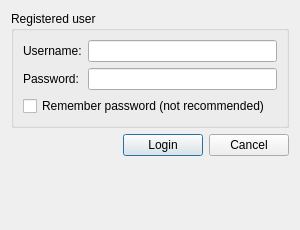
<?xml version="1.0" encoding="UTF-8"?>
<ui version="4.0">
 <class>internetGameLoginDialog</class>
 <widget class="QDialog" name="internetGameLoginDialog">
  <property name="geometry">
   <rect>
    <x>0</x>
    <y>0</y>
    <width>300</width>
    <height>230</height>
   </rect>
  </property>
  <property name="windowTitle">
   <string>Internet Game Login</string>
  </property>
  <layout class="QGridLayout" name="gridLayout_2">
   <item row="0" column="0">
    <widget class="QGroupBox" name="groupBox_reguser">
     <property name="title">
      <string>Registered user</string>
     </property>
     <property name="checkable">
      <bool>false</bool>
     </property>
     <layout class="QGridLayout" name="gridLayout">
      <item row="0" column="0">
       <widget class="QLabel" name="label">
        <property name="text">
         <string>Username:</string>
        </property>
       </widget>
      </item>
      <item row="0" column="1">
       <widget class="QLineEdit" name="lineEdit_username"/>
      </item>
      <item row="1" column="0">
       <widget class="QLabel" name="label_2">
        <property name="text">
         <string>Password:</string>
        </property>
       </widget>
      </item>
      <item row="1" column="1">
       <widget class="QLineEdit" name="lineEdit_password">
        <property name="echoMode">
         <enum>QLineEdit::Password</enum>
        </property>
       </widget>
      </item>
      <item row="2" column="0" colspan="2">
       <widget class="QCheckBox" name="checkBox_rememberPassword">
        <property name="text">
         <string>Remember password (not recommended)</string>
        </property>
       </widget>
      </item>
     </layout>
    </widget>
   </item>
   <item row="1" column="0">
    <layout class="QHBoxLayout" name="horizontalLayout">
     <item>
      <spacer name="horizontalSpacer">
       <property name="orientation">
        <enum>Qt::Horizontal</enum>
       </property>
       <property name="sizeHint" stdset="0">
        <size>
         <width>40</width>
         <height>20</height>
        </size>
       </property>
      </spacer>
     </item>
     <item>
      <widget class="QPushButton" name="pushButton_login">
       <property name="text">
        <string>Login</string>
       </property>
      </widget>
     </item>
     <item>
      <widget class="QPushButton" name="pushButton_cancel">
       <property name="text">
        <string>Cancel</string>
       </property>
      </widget>
     </item>
    </layout>
   </item>
   <item row="2" column="0">
    <widget class="QLabel" name="label_createAnAccount">
     <property name="openExternalLinks">
      <bool>true</bool>
     </property>
    </widget>
   </item>
  </layout>
 </widget>
 <tabstops>
  <tabstop>lineEdit_username</tabstop>
  <tabstop>lineEdit_password</tabstop>
  <tabstop>checkBox_rememberPassword</tabstop>
  <tabstop>pushButton_login</tabstop>
  <tabstop>pushButton_cancel</tabstop>
 </tabstops>
 <resources/>
 <connections>
  <connection>
   <sender>pushButton_login</sender>
   <signal>clicked()</signal>
   <receiver>internetGameLoginDialog</receiver>
   <slot>accept()</slot>
   <hints>
    <hint type="sourcelabel">
     <x>176</x>
     <y>180</y>
    </hint>
    <hint type="destinationlabel">
     <x>284</x>
     <y>216</y>
    </hint>
   </hints>
  </connection>
  <connection>
   <sender>pushButton_cancel</sender>
   <signal>clicked()</signal>
   <receiver>internetGameLoginDialog</receiver>
   <slot>reject()</slot>
   <hints>
    <hint type="sourcelabel">
     <x>244</x>
     <y>194</y>
    </hint>
    <hint type="destinationlabel">
     <x>290</x>
     <y>150</y>
    </hint>
   </hints>
  </connection>
 </connections>
</ui>
